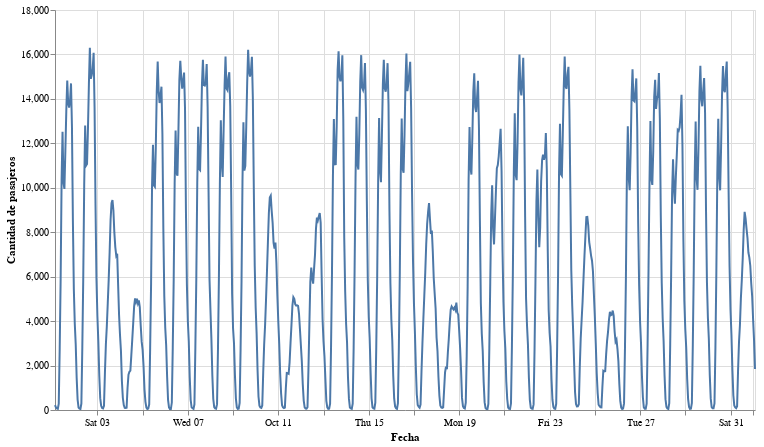

Source (notebook cell):
### Code cell
df_hourly = df_proc.groupby([pd.Grouper(freq="1H")])["cantidad_pasajeros"].sum().reset_index()
plot_boardings_by_time(df_hourly)

### Figure 1 — Vega-Lite specification as saved in the notebook (floating-point values rounded to 4 significant figures; data arrays with more than 128 entries replaced by an {"elided": "..."} marker saying what was removed)
{"config": {"view": {"continuousWidth": 400, "continuousHeight": 300}}, "data": {"name": "data-6d23652f8a8e9872ff89feba9bf5c676"}, "mark": "line", "encoding": {"tooltip": [{"type": "temporal", "field": "fecha_evento"}, {"type": "quantitative", "field": "cantidad_pasajeros"}], "x": {"type": "temporal", "field": "fecha_evento", "title": "Fecha"}, "y": {"type": "quantitative", "field": "cantidad_pasajeros", "title": "Cantidad de pasajeros"}}, "height": 400, "width": 700, "$schema": "https://vega.github.io/schema/vega-lite/v4.8.1.json", "datasets": {"data-6d23652f8a8e9872ff89feba9bf5c676": {"elided": "744 records"}}}
